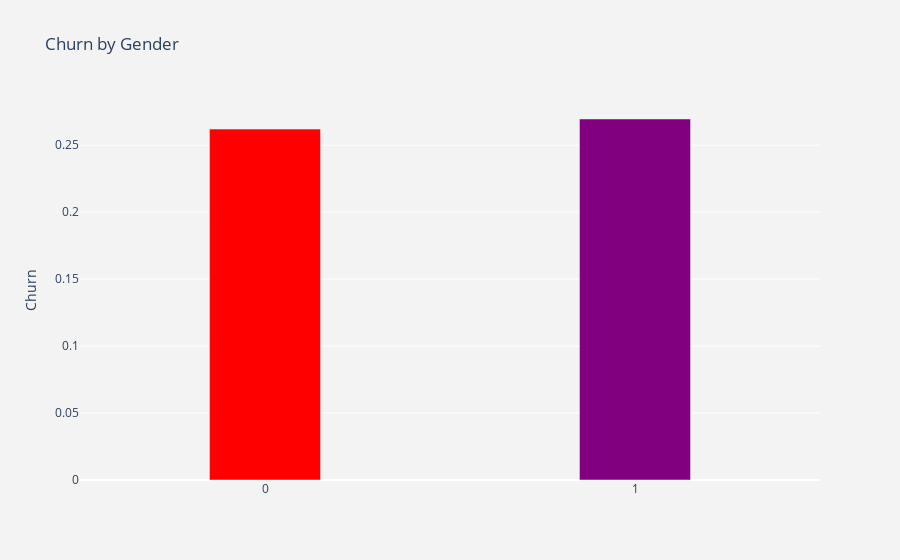

The cell this chart's notebook holds for it:
### Code cell
#visualize churn by gender
plot_by_gender = df.groupby('gender').Churn.mean().reset_index()
plot_data = [go.Bar(
    x=plot_by_gender['gender'],
    y=plot_by_gender['Churn'],
    width=[0.3, 0.3],
    marker=dict(color=['red','purple'])
)]
plot_layout = go.Layout(
    xaxis={"type":"category"},
    yaxis={"title":"Churn"},
    title='Churn by Gender',
    plot_bgcolor='rgb(243,243,243)',
    paper_bgcolor='rgb(243,243,243)',
)
fig = go.Figure(data=plot_data,layout=plot_layout) 
po.iplot(fig)

### Figure 1 — Plotly figure (JSON) as saved in the notebook; plotly's stock layout.template omitted (floating-point values rounded to 4 significant figures)
{"data": [{"marker": {"color": ["red", "purple"]}, "type": "bar", "width": [0.3, 0.3], "x": [0, 1], "y": [0.262, 0.2696]}], "layout": {"autosize": true, "paper_bgcolor": "rgb(243,243,243)", "plot_bgcolor": "rgb(243,243,243)", "title": {"text": "Churn by Gender"}, "xaxis": {"autorange": true, "range": [-0.5, 1.5], "type": "category"}, "yaxis": {"autorange": true, "range": [0, 0.2838], "title": {"text": "Churn"}, "type": "linear"}}}
